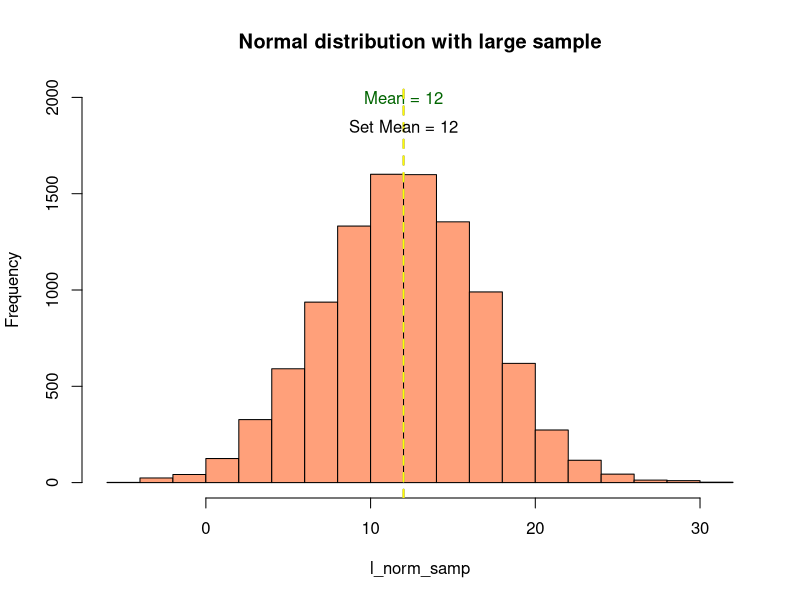
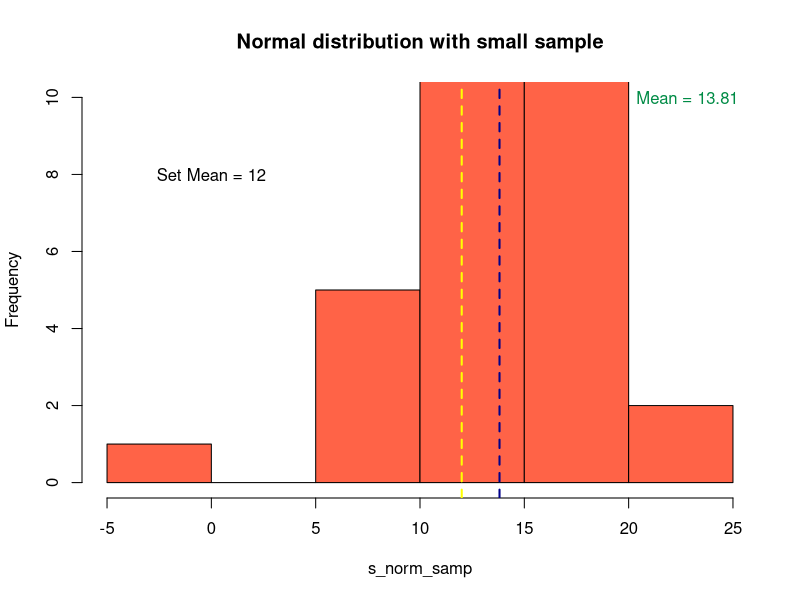
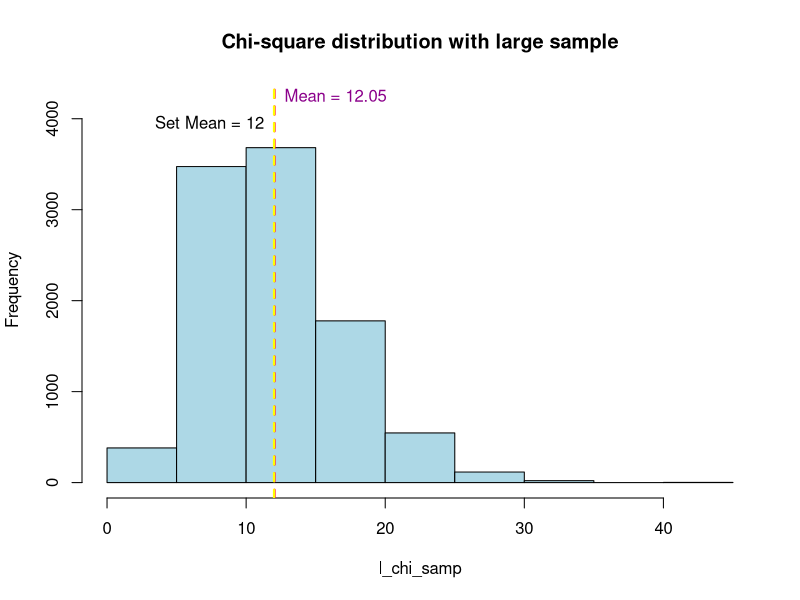
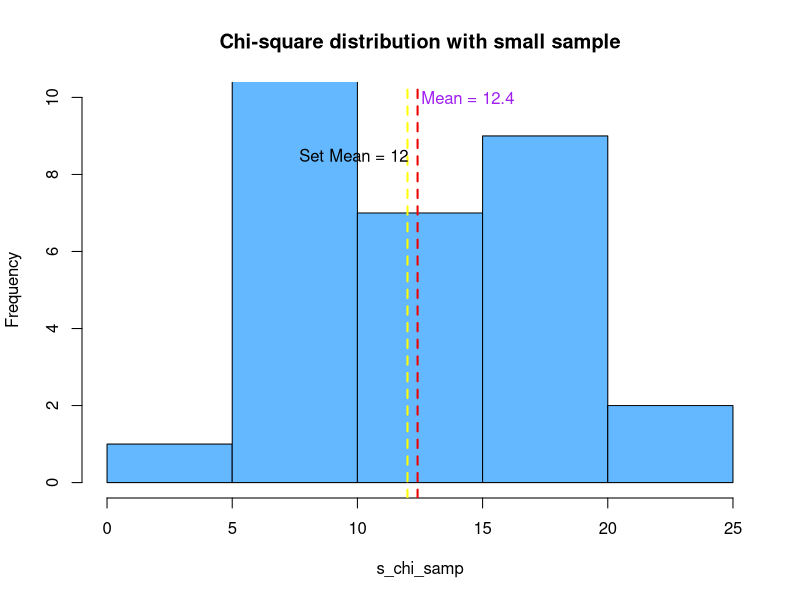
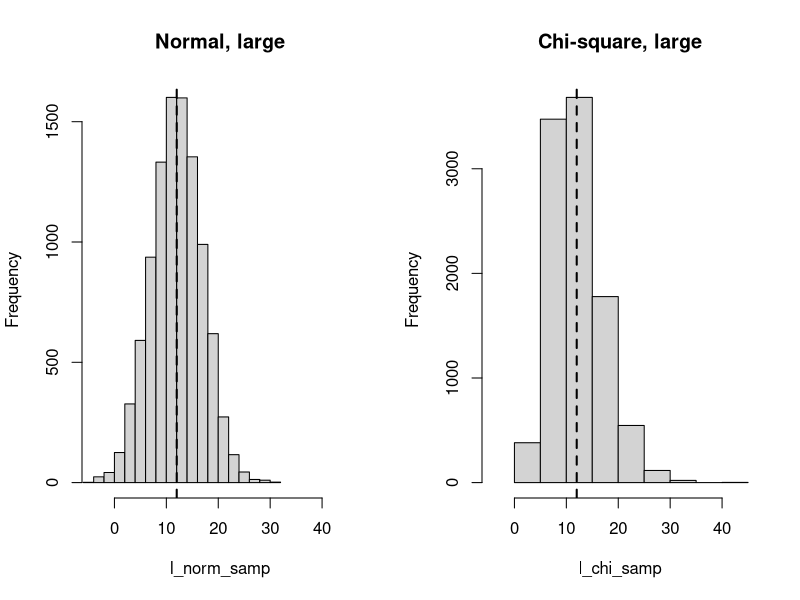
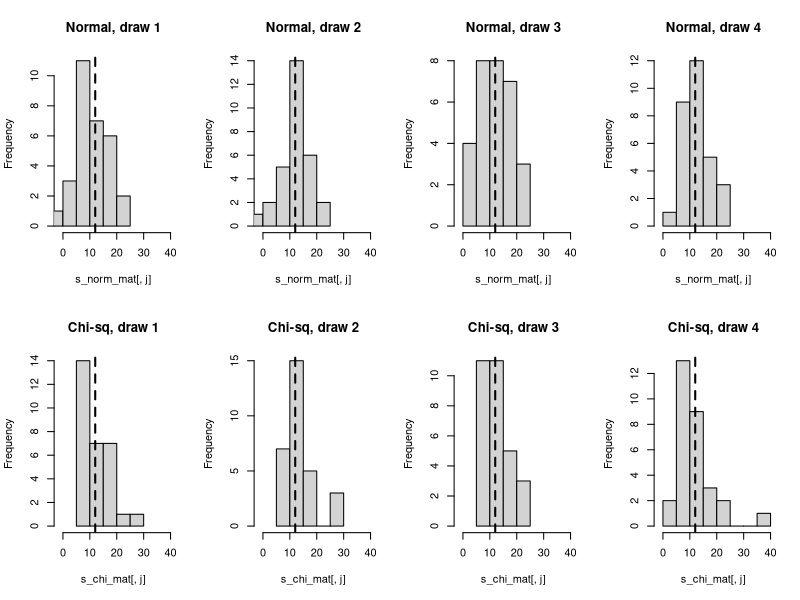

These figures' R source, in order:
## ---- chunk 1
knitr::opts_chunk$set(echo = TRUE, message = FALSE, warning = FALSE)
## ---- chunk 2
set.seed(67)
## ---- chunk 3
l_norm_samp <- rnorm(10000,12,sqrt(24))
s_norm_samp <- rnorm(30,12,sqrt(24))
## ---- chunk 4
l_chi_samp <- rchisq(10000,12)
s_chi_samp <- rchisq(30,12)
## ---- chunk 5
cat("length:", length(l_norm_samp),"\n")
cat("mean:", mean( l_norm_samp),"\n")
cat("variance:", var(l_norm_samp))

hist(l_norm_samp,
     col = "lightsalmon",
     main = "Normal distribution with large sample",
     ylim = c(0,2000))
abline(v = mean( l_norm_samp), col = "slateblue", lwd = 2, lty = 2)
text(x = mean(l_norm_samp) , y = 2000, labels = paste("Mean =", round(mean(l_norm_samp), 2)), col = "darkgreen")
abline(v = 12, col = "yellow", lwd = 2, lty = 2)
text(x = 12 , y = 1850, labels = paste("Set Mean =", 12), col = "black")
## ---- chunk 6
cat("length:", length(s_norm_samp),"\n")
cat("mean:", mean( s_norm_samp),"\n")
cat("variance:", var(s_norm_samp))

hist(s_norm_samp,
     col = "tomato",
     main = "Normal distribution with small sample",
     ylim = c(0,10))
abline(v = mean( s_norm_samp), col = "darkblue", lwd = 2, lty = 2)
text(x = mean(s_norm_samp)+9 , y = 10, labels = paste("Mean =", round(mean(s_norm_samp), 2)), col = "springgreen4")
abline(v = 12, col = "yellow", lwd = 2, lty = 2)
text(x = 0 , y = 8, labels = paste("Set Mean =", 12), col = "black")
## ---- chunk 7
h   <- hist(l_chi_samp, plot = FALSE)
top <- max(h$counts) * 1.15            # headroom above the tallest bar

plot(h,
     col  = "lightblue",
     main = "Chi-square distribution with large sample",
     ylim = c(0, top))
abline(v = mean(l_chi_samp), col = "firebrick1", lwd = 2, lty = 2)
abline(v = 12, col = "yellow", lwd = 2, lty = 2)
text(x = mean(l_chi_samp), y = top, pos = 4,
     labels = paste("Mean =", round(mean(l_chi_samp), 2)), col = "darkmagenta")
text(x = 12, y = top * 0.93, pos = 2,
     labels = paste("Set Mean =", 12), col = "black")

## ---- chunk 8
cat("length:", length(s_chi_samp),"\n")
cat("mean:", mean( s_chi_samp),"\n")
cat("variance:", var(s_chi_samp))

hist(s_chi_samp,
     col = "steelblue1",
     main = "Chi-square distribution with small sample",
     ylim = c(0,10))
abline(v = mean( s_chi_samp), col = "red2", lwd = 2, lty = 2)
text(x = mean(s_chi_samp)+2 , y = 10, labels = paste("Mean =", round(mean(s_chi_samp), 2)), col = "purple")
abline(v = 12, col = "yellow", lwd = 2, lty = 2)
text(x = 9.85 , y = 8.5, labels = paste("Set Mean =", 12), col = "black")
## ---- chunk 9
# several small samples: each column is one sample of size n_small
n_small <- 30
reps    <- 4

s_norm_mat <- replicate(reps, rnorm(n_small, 12, sqrt(24)))
s_chi_mat  <- replicate(reps, rchisq(n_small, 12))

dim(s_norm_mat); dim(s_chi_mat)          # check against your prediction
colMeans(s_norm_mat); apply(s_norm_mat, 2, var)
colMeans(s_chi_mat);  apply(s_chi_mat, 2, var)
## ---- chunk 10
# large samples, side by side, same x-axis
xr <- range(l_norm_samp, l_chi_samp)
op <- par(mfrow = c(1, 2))
hist(l_norm_samp, xlim = xr, main = "Normal, large")
abline(v = 12, lwd = 2, lty = 2)
hist(l_chi_samp,  xlim = xr, main = "Chi-square, large")
abline(v = 12, lwd = 2, lty = 2)
par(op)
## ---- chunk 11
# small samples: top row normal, bottom row chi-square
xr_s <- range(s_norm_mat, s_chi_mat)
op <- par(mfrow = c(2, reps))
for (j in 1:reps) { hist(s_norm_mat[, j], xlim = xr_s, main = paste("Normal, draw", j)); abline(v = 12, lwd = 2, lty = 2) }
for (j in 1:reps) { hist(s_chi_mat[, j],  xlim = xr_s, main = paste("Chi-sq, draw", j));  abline(v = 12, lwd = 2, lty = 2) }
par(op)
